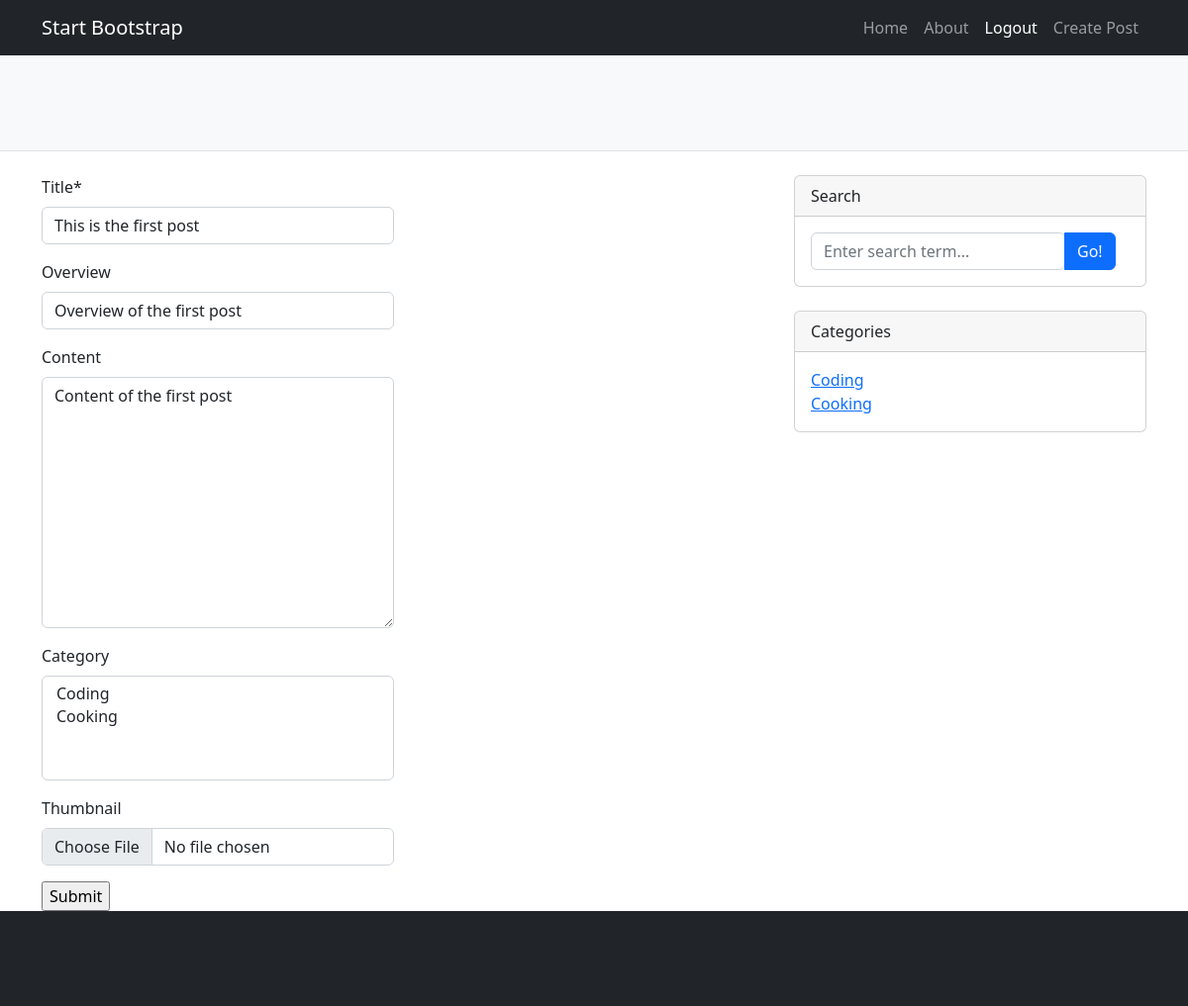
The page /post_update/1/ (signed in) on the database as committed earlier.
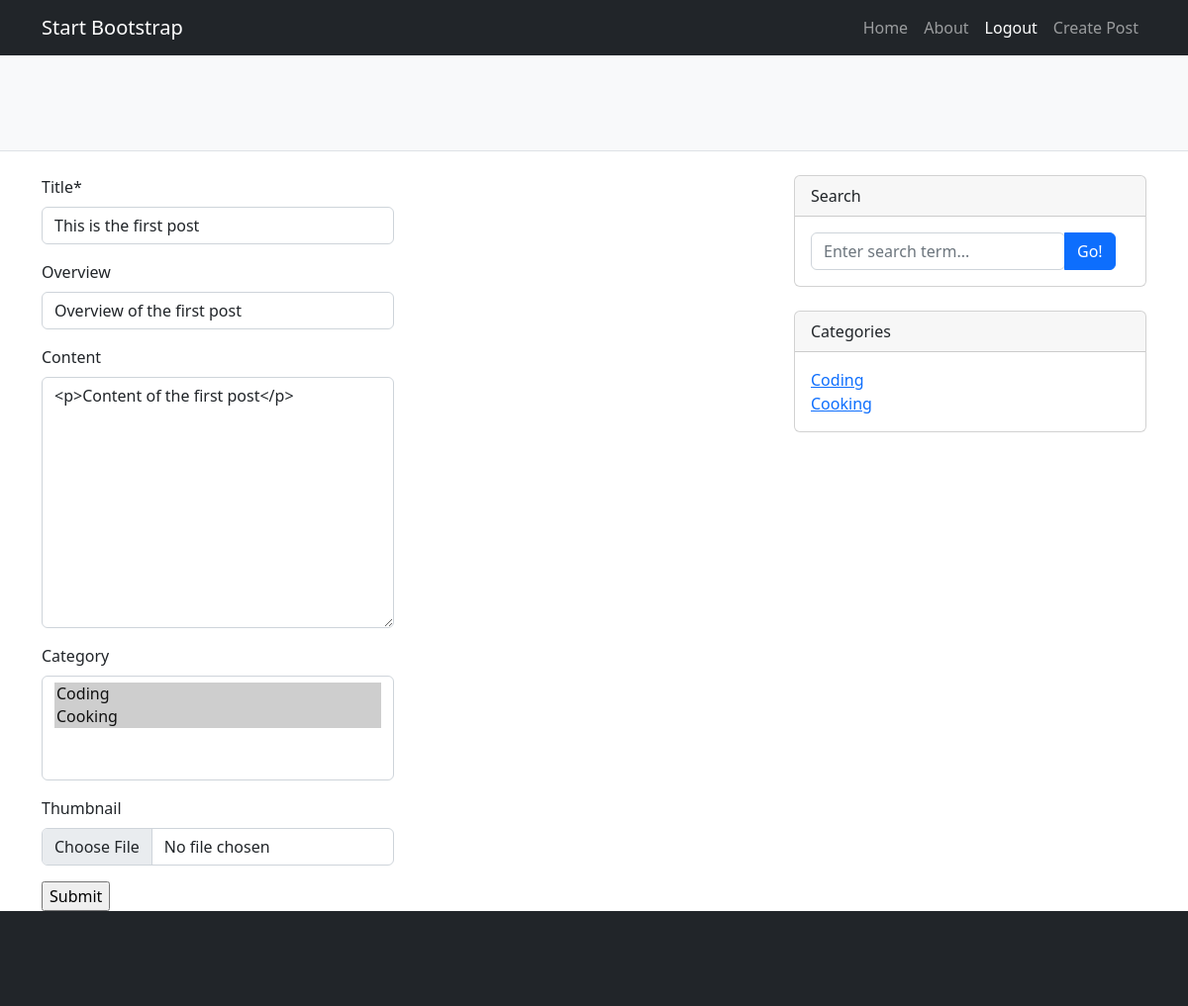
The same page on the database as committed later.
### core/models.py (models this page shows, shortened)
class Post(models.Model):
    author = models.ForeignKey(User, on_delete=models.CASCADE)
    title = models.CharField(max_length=30)
    overview = models.CharField(max_length=60, null=True, blank=True)
    content = RichTextField(blank=True, null=True)
    category = models.ManyToManyField(Category, blank=True)
    thumbnail = models.ImageField(upload_to='media/thumbnails', null=True, blank=True)
    timestamp = models.DateTimeField(auto_now_add=True)
    view_count = models.IntegerField(default=0)

### core/views.py (the view)
# urls.py: path('post_update/<int:pk>/', views.post_update, name='post-update'),
def post_update(request, pk):
    post = get_object_or_404(Post, pk=pk)
    if request.user != post.author:
        raise Http404('Unable to update post, you are not the author')
    form = PostForm(request.POST or None, request.FILES or None, instance=post)
    if request.method == 'POST':
        if form.is_valid():
            form.instance.user = request.user
            form.save()
            return redirect(reverse('post-detail', kwargs={'pk': form.instance.id}))
    return render(request, 'core/post_update.html', {'form': form})

### core/forms.py
class PostForm(ModelForm):
    class Meta:
        model = Post
        fields = ['title', 'overview', 'content', 'category', 'thumbnail']

### core/context_processors.py (called while the page is built)
def category_sidebar(request):
    return {'category_list': Category.objects.all()}

### core/models.py (called while the page is built)
    def __str__(self):
        return self.category_name

### core/templates/core/post_update.html (shortened to what this page needs)
{% extends 'core/base.html' %}
{% load static %}
{% load crispy_forms_tags %}
{% block content %}
    <header class="py-5 bg-light border-bottom mb-4">
    </header>
    <div class="container">
        <div class="row">
            <div class="col-lg-8">
                <div class="row">
                    <div class="col-lg-6">
                        <form method="POST">
                            {{ form|crispy }}
                        <input type="submit"/>
                         </form>
                        </div>
                </div>
            </div>
{% endblock %}

Rows that differ between the two databases and show on the page:
changed Post "This is the first post": content "Content of the first post" → "<p>Content of the first post</p>"
Other text that changed with them:
form field category: "Coding / Cooking" → "Coding ☑ / Cooking ☑"
